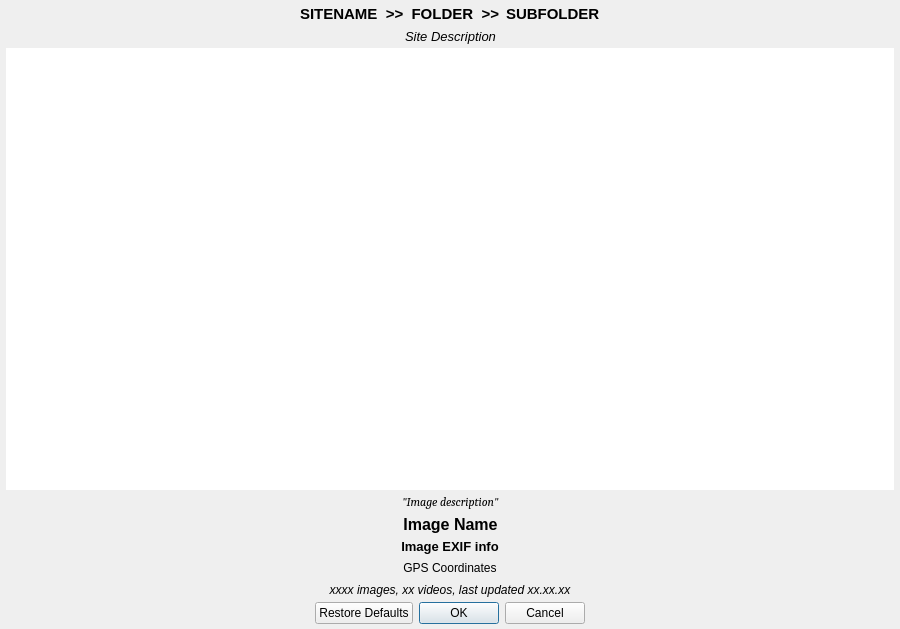
<?xml version="1.0" encoding="UTF-8"?>
<ui version="4.0">
 <class>EditColorsDialog</class>
 <widget class="QDialog" name="EditColorsDialog">
  <property name="windowModality">
   <enum>Qt::WindowModality::ApplicationModal</enum>
  </property>
  <property name="geometry">
   <rect>
    <x>0</x>
    <y>0</y>
    <width>900</width>
    <height>629</height>
   </rect>
  </property>
  <property name="windowTitle">
   <string>Dialog</string>
  </property>
  <property name="locale">
   <locale language="English" country="UnitedStates"/>
  </property>
  <layout class="QVBoxLayout" name="verticalLayout">
   <property name="spacing">
    <number>2</number>
   </property>
   <property name="leftMargin">
    <number>6</number>
   </property>
   <property name="topMargin">
    <number>4</number>
   </property>
   <property name="rightMargin">
    <number>6</number>
   </property>
   <property name="bottomMargin">
    <number>5</number>
   </property>
   <item>
    <layout class="QHBoxLayout" name="horizontalLayout">
     <item>
      <spacer name="horizontalSpacer">
       <property name="orientation">
        <enum>Qt::Orientation::Horizontal</enum>
       </property>
       <property name="sizeHint" stdset="0">
        <size>
         <width>40</width>
         <height>20</height>
        </size>
       </property>
      </spacer>
     </item>
     <item>
      <widget class="ClickableLabel" name="NavBarFolderLinkLabel">
       <property name="font">
        <font>
         <family>Arial</family>
         <pointsize>11</pointsize>
         <italic>false</italic>
         <bold>true</bold>
        </font>
       </property>
       <property name="text">
        <string notr="true">SITENAME  &gt;&gt;  FOLDER  &gt;&gt; </string>
       </property>
       <property name="textFormat">
        <enum>Qt::TextFormat::AutoText</enum>
       </property>
      </widget>
     </item>
     <item>
      <widget class="ClickableLabel" name="NavBarCurrentFolderLabel">
       <property name="font">
        <font>
         <family>Arial</family>
         <pointsize>11</pointsize>
         <italic>false</italic>
         <bold>true</bold>
        </font>
       </property>
       <property name="text">
        <string>SUBFOLDER</string>
       </property>
       <property name="alignment">
        <set>Qt::AlignmentFlag::AlignLeading|Qt::AlignmentFlag::AlignLeft|Qt::AlignmentFlag::AlignVCenter</set>
       </property>
      </widget>
     </item>
     <item>
      <spacer name="horizontalSpacer_2">
       <property name="orientation">
        <enum>Qt::Orientation::Horizontal</enum>
       </property>
       <property name="sizeHint" stdset="0">
        <size>
         <width>40</width>
         <height>20</height>
        </size>
       </property>
      </spacer>
     </item>
    </layout>
   </item>
   <item>
    <layout class="QHBoxLayout" name="horizontalLayout_2">
     <property name="topMargin">
      <number>0</number>
     </property>
     <item>
      <spacer name="horizontalSpacer_3">
       <property name="orientation">
        <enum>Qt::Orientation::Horizontal</enum>
       </property>
       <property name="sizeHint" stdset="0">
        <size>
         <width>40</width>
         <height>20</height>
        </size>
       </property>
      </spacer>
     </item>
     <item>
      <widget class="ClickableLabel" name="FolderDescriptionLabel">
       <property name="sizePolicy">
        <sizepolicy hsizetype="Preferred" vsizetype="Minimum">
         <horstretch>0</horstretch>
         <verstretch>0</verstretch>
        </sizepolicy>
       </property>
       <property name="font">
        <font>
         <family>Arial</family>
         <pointsize>10</pointsize>
         <italic>true</italic>
        </font>
       </property>
       <property name="text">
        <string>Site Description</string>
       </property>
       <property name="alignment">
        <set>Qt::AlignmentFlag::AlignCenter</set>
       </property>
      </widget>
     </item>
     <item>
      <spacer name="horizontalSpacer_4">
       <property name="orientation">
        <enum>Qt::Orientation::Horizontal</enum>
       </property>
       <property name="sizeHint" stdset="0">
        <size>
         <width>40</width>
         <height>20</height>
        </size>
       </property>
      </spacer>
     </item>
    </layout>
   </item>
   <item>
    <widget class="QListWidget" name="FolderColorsListWidget">
     <property name="contextMenuPolicy">
      <enum>Qt::ContextMenuPolicy::CustomContextMenu</enum>
     </property>
     <property name="frameShape">
      <enum>QFrame::Shape::NoFrame</enum>
     </property>
     <property name="frameShadow">
      <enum>QFrame::Shadow::Plain</enum>
     </property>
     <property name="lineWidth">
      <number>0</number>
     </property>
     <property name="editTriggers">
      <set>QAbstractItemView::EditTrigger::NoEditTriggers</set>
     </property>
     <property name="dragEnabled">
      <bool>true</bool>
     </property>
     <property name="dragDropMode">
      <enum>QAbstractItemView::DragDropMode::InternalMove</enum>
     </property>
     <property name="defaultDropAction">
      <enum>Qt::DropAction::MoveAction</enum>
     </property>
     <property name="selectionMode">
      <enum>QAbstractItemView::SelectionMode::SingleSelection</enum>
     </property>
     <property name="verticalScrollMode">
      <enum>QAbstractItemView::ScrollMode::ScrollPerPixel</enum>
     </property>
     <property name="horizontalScrollMode">
      <enum>QAbstractItemView::ScrollMode::ScrollPerPixel</enum>
     </property>
     <property name="movement">
      <enum>QListView::Movement::Snap</enum>
     </property>
     <property name="flow">
      <enum>QListView::Flow::LeftToRight</enum>
     </property>
     <property name="isWrapping" stdset="0">
      <bool>true</bool>
     </property>
     <property name="resizeMode">
      <enum>QListView::ResizeMode::Adjust</enum>
     </property>
     <property name="spacing">
      <number>0</number>
     </property>
     <property name="uniformItemSizes">
      <bool>true</bool>
     </property>
     <property name="batchSize">
      <number>10</number>
     </property>
    </widget>
   </item>
   <item>
    <layout class="QHBoxLayout" name="horizontalLayout_7">
     <item>
      <spacer name="horizontalSpacer_14">
       <property name="orientation">
        <enum>Qt::Orientation::Horizontal</enum>
       </property>
       <property name="sizeHint" stdset="0">
        <size>
         <width>40</width>
         <height>20</height>
        </size>
       </property>
      </spacer>
     </item>
     <item>
      <widget class="ClickableLabel" name="ImageDescriptionLabel">
       <property name="font">
        <font>
         <family>Cambria</family>
         <italic>true</italic>
        </font>
       </property>
       <property name="text">
        <string>&quot;Image description&quot;</string>
       </property>
      </widget>
     </item>
     <item>
      <spacer name="horizontalSpacer_13">
       <property name="orientation">
        <enum>Qt::Orientation::Horizontal</enum>
       </property>
       <property name="sizeHint" stdset="0">
        <size>
         <width>40</width>
         <height>20</height>
        </size>
       </property>
      </spacer>
     </item>
    </layout>
   </item>
   <item>
    <layout class="QHBoxLayout" name="horizontalLayout_3">
     <item>
      <spacer name="horizontalSpacer_5">
       <property name="orientation">
        <enum>Qt::Orientation::Horizontal</enum>
       </property>
       <property name="sizeHint" stdset="0">
        <size>
         <width>40</width>
         <height>20</height>
        </size>
       </property>
      </spacer>
     </item>
     <item>
      <widget class="ClickableLabel" name="ImageNameLabel">
       <property name="font">
        <font>
         <family>Arial</family>
         <pointsize>12</pointsize>
         <italic>false</italic>
         <bold>true</bold>
        </font>
       </property>
       <property name="text">
        <string>Image Name</string>
       </property>
       <property name="alignment">
        <set>Qt::AlignmentFlag::AlignCenter</set>
       </property>
      </widget>
     </item>
     <item>
      <spacer name="horizontalSpacer_6">
       <property name="orientation">
        <enum>Qt::Orientation::Horizontal</enum>
       </property>
       <property name="sizeHint" stdset="0">
        <size>
         <width>40</width>
         <height>20</height>
        </size>
       </property>
      </spacer>
     </item>
    </layout>
   </item>
   <item>
    <layout class="QHBoxLayout" name="horizontalLayout_4">
     <item>
      <spacer name="horizontalSpacer_7">
       <property name="orientation">
        <enum>Qt::Orientation::Horizontal</enum>
       </property>
       <property name="sizeHint" stdset="0">
        <size>
         <width>40</width>
         <height>20</height>
        </size>
       </property>
      </spacer>
     </item>
     <item>
      <widget class="ClickableLabel" name="ExifInfoLabel">
       <property name="font">
        <font>
         <family>Arial</family>
         <pointsize>10</pointsize>
         <italic>false</italic>
         <bold>true</bold>
        </font>
       </property>
       <property name="text">
        <string>Image EXIF info</string>
       </property>
       <property name="alignment">
        <set>Qt::AlignmentFlag::AlignCenter</set>
       </property>
      </widget>
     </item>
     <item>
      <spacer name="horizontalSpacer_8">
       <property name="orientation">
        <enum>Qt::Orientation::Horizontal</enum>
       </property>
       <property name="sizeHint" stdset="0">
        <size>
         <width>40</width>
         <height>20</height>
        </size>
       </property>
      </spacer>
     </item>
    </layout>
   </item>
   <item>
    <layout class="QHBoxLayout" name="horizontalLayout_5">
     <item>
      <spacer name="horizontalSpacer_9">
       <property name="orientation">
        <enum>Qt::Orientation::Horizontal</enum>
       </property>
       <property name="sizeHint" stdset="0">
        <size>
         <width>40</width>
         <height>20</height>
        </size>
       </property>
      </spacer>
     </item>
     <item>
      <widget class="ClickableLabel" name="GPSInfoLabel">
       <property name="font">
        <font>
         <family>Arial</family>
         <italic>false</italic>
        </font>
       </property>
       <property name="text">
        <string>GPS Coordinates</string>
       </property>
       <property name="alignment">
        <set>Qt::AlignmentFlag::AlignCenter</set>
       </property>
      </widget>
     </item>
     <item>
      <spacer name="horizontalSpacer_10">
       <property name="orientation">
        <enum>Qt::Orientation::Horizontal</enum>
       </property>
       <property name="sizeHint" stdset="0">
        <size>
         <width>40</width>
         <height>20</height>
        </size>
       </property>
      </spacer>
     </item>
    </layout>
   </item>
   <item>
    <layout class="QHBoxLayout" name="horizontalLayout_6">
     <item>
      <spacer name="horizontalSpacer_11">
       <property name="orientation">
        <enum>Qt::Orientation::Horizontal</enum>
       </property>
       <property name="sizeHint" stdset="0">
        <size>
         <width>40</width>
         <height>20</height>
        </size>
       </property>
      </spacer>
     </item>
     <item>
      <widget class="ClickableLabel" name="SiteInfoLabel">
       <property name="font">
        <font>
         <family>Arial</family>
         <pointsize>9</pointsize>
         <italic>true</italic>
        </font>
       </property>
       <property name="text">
        <string>xxxx images, xx videos, last updated xx.xx.xx</string>
       </property>
       <property name="alignment">
        <set>Qt::AlignmentFlag::AlignCenter</set>
       </property>
      </widget>
     </item>
     <item>
      <spacer name="horizontalSpacer_12">
       <property name="orientation">
        <enum>Qt::Orientation::Horizontal</enum>
       </property>
       <property name="sizeHint" stdset="0">
        <size>
         <width>40</width>
         <height>20</height>
        </size>
       </property>
      </spacer>
     </item>
    </layout>
   </item>
   <item>
    <widget class="QDialogButtonBox" name="buttonBox">
     <property name="sizePolicy">
      <sizepolicy hsizetype="MinimumExpanding" vsizetype="Fixed">
       <horstretch>0</horstretch>
       <verstretch>0</verstretch>
      </sizepolicy>
     </property>
     <property name="orientation">
      <enum>Qt::Orientation::Horizontal</enum>
     </property>
     <property name="standardButtons">
      <set>QDialogButtonBox::StandardButton::Cancel|QDialogButtonBox::StandardButton::Ok|QDialogButtonBox::StandardButton::RestoreDefaults</set>
     </property>
     <property name="centerButtons">
      <bool>true</bool>
     </property>
    </widget>
   </item>
  </layout>
  <action name="actionChange_Color">
   <property name="text">
    <string>Change Color</string>
   </property>
   <property name="menuRole">
    <enum>QAction::MenuRole::NoRole</enum>
   </property>
  </action>
  <action name="actionDelete">
   <property name="text">
    <string>Delete</string>
   </property>
   <property name="menuRole">
    <enum>QAction::MenuRole::NoRole</enum>
   </property>
  </action>
  <action name="actionNew_Folder_Color">
   <property name="text">
    <string>New Folder Color</string>
   </property>
   <property name="menuRole">
    <enum>QAction::MenuRole::NoRole</enum>
   </property>
  </action>
 </widget>
 <customwidgets>
  <customwidget>
   <class>ClickableLabel</class>
   <extends>QLabel</extends>
   <header>clickablelabel.h</header>
  </customwidget>
 </customwidgets>
 <resources/>
 <connections>
  <connection>
   <sender>buttonBox</sender>
   <signal>accepted()</signal>
   <receiver>EditColorsDialog</receiver>
   <slot>accept()</slot>
   <hints>
    <hint type="sourcelabel">
     <x>248</x>
     <y>254</y>
    </hint>
    <hint type="destinationlabel">
     <x>157</x>
     <y>274</y>
    </hint>
   </hints>
  </connection>
  <connection>
   <sender>buttonBox</sender>
   <signal>rejected()</signal>
   <receiver>EditColorsDialog</receiver>
   <slot>reject()</slot>
   <hints>
    <hint type="sourcelabel">
     <x>316</x>
     <y>260</y>
    </hint>
    <hint type="destinationlabel">
     <x>286</x>
     <y>274</y>
    </hint>
   </hints>
  </connection>
 </connections>
</ui>
